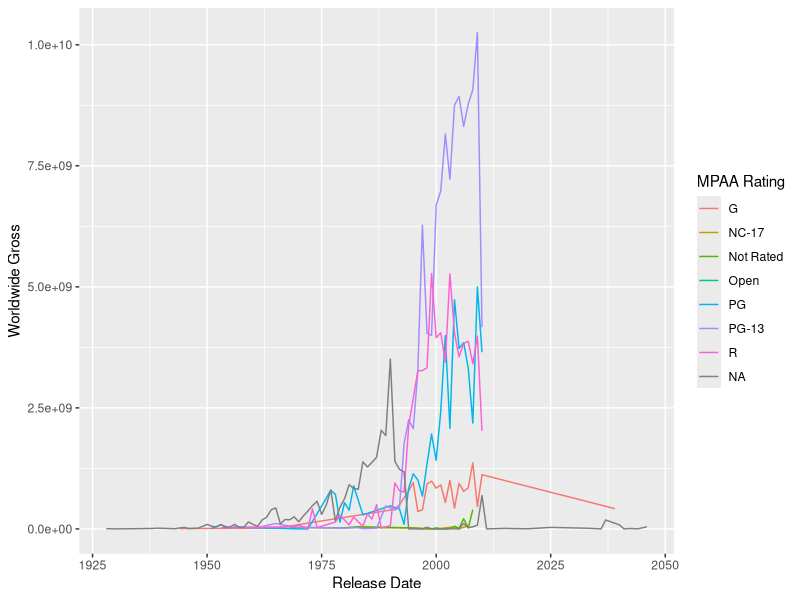

The R script that drew this image:
library(tidyverse)
library(lubridate)

df <- read_csv("data/movies.csv") |>
  mutate(`Release Date` = year(`Release Date`))
ggplot(df) +
  geom_line(aes(
    x = `Release Date`,
    y = `Worldwide Gross`,
    color = `MPAA Rating`
  ), stat = "summary", fun = "sum")
